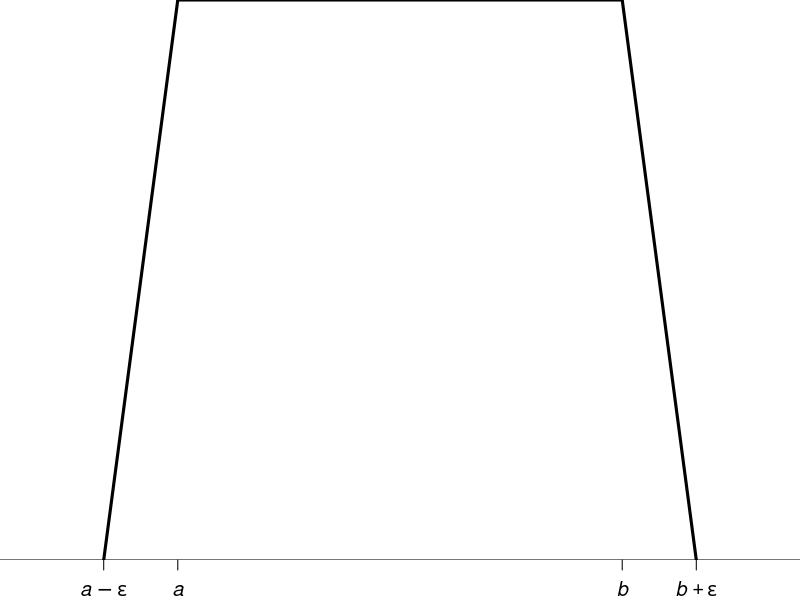

The R source for this figure:
## ---- chunk 1
knitr::opts_chunk$set(echo = TRUE, fig.path = "figures/conditionalLaw-")
## ---- chunk 2
par(mar = c(2,0,0,0))
plot(NULL, xlim = c(-5, 5), ylim = c(0,1), xlab = NA, ylab = NA, 
     axes = FALSE, yaxs = "i")
abline(h = 0)
segments(-4, 0, -3, 1, lwd = 3)
segments(-3, 1, 3, 1, lwd = 3)
segments(3, 1, 4, 0, lwd = 3)
axis(1, labels = c(expression(italic(a)-epsilon), expression(italic(a)), 
                   expression(italic(b)), expression(italic(b)+epsilon)), 
     at = c(-4,-3,3,4), lwd = 0, lwd.ticks = 1, cex.axis = 1.2)
